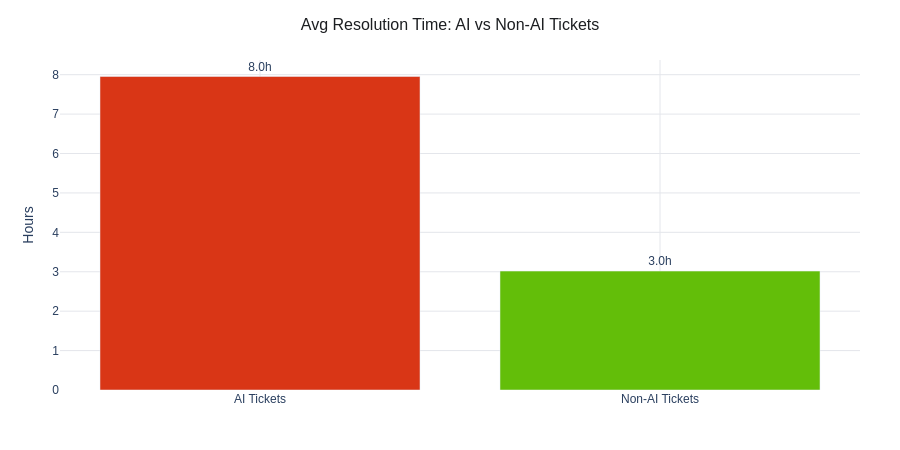

Here is the notebook cell this chart was saved with:
### Code cell
# Visualize resolution time comparison
fig = go.Figure(data=[go.Bar(
    x=['AI Tickets', 'Non-AI Tickets'],
    y=[avg_res_ai, avg_res_non_ai],
    marker_color=[NEGATIVE, POSITIVE],
    text=[f'{avg_res_ai:.1f}h', f'{avg_res_non_ai:.1f}h'],
    textposition='outside',
)])
fig.update_layout(
    **styled_layout(
        title='Avg Resolution Time: AI vs Non-AI Tickets',
        yaxis_title='Hours',
    ),
    showlegend=False,
    height=450,
)
fig.show()

### Figure 1 — Plotly figure (JSON) as saved in the notebook; plotly's stock layout.template omitted (floating-point values rounded to 4 significant figures)
{"data": [{"marker": {"color": ["#D93616", "#63BE09"]}, "text": ["8.0h", "3.0h"], "textposition": "outside", "type": "bar", "x": ["AI Tickets", "Non-AI Tickets"], "y": [7.954, 3.017]}], "layout": {"font": {"family": "Helvetica, Arial, sans-serif", "size": 12}, "height": 450, "margin": {"b": 60, "l": 60, "r": 40, "t": 60}, "plot_bgcolor": "white", "showlegend": false, "title": {"font": {"color": "#1C1E21", "size": 16}, "text": "Avg Resolution Time: AI vs Non-AI Tickets", "x": 0.5, "xanchor": "center"}, "xaxis": {"gridcolor": "#E4E6EB", "showgrid": true, "title": {"text": ""}}, "yaxis": {"gridcolor": "#E4E6EB", "showgrid": true, "title": {"text": "Hours"}}}}
